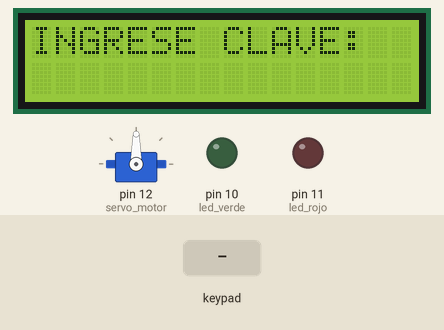
Simulated run of this sketch. Board: Arduino Uno, built with avr-gcc and run on an emulated ATmega328P. Parts: 16×2 character LCD, servo, output pins drawn as LEDs (lit = HIGH). The inputs (shaded band) are chosen by the test bench.

Above: at 1.2 s.
1.3 s: keypad keys 0 0 0 # pressed 0.4 s apart
At 4.4 s:
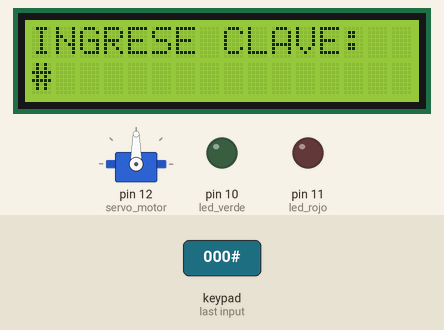
4.7 s: keypad keys 0 0 0 * pressed 0.4 s apart
At 5.6 s:
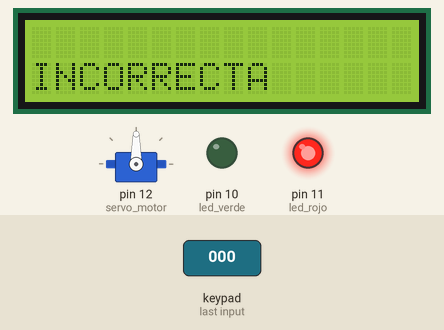
9.3 s: key 'A' pressed
At 9.47 s:
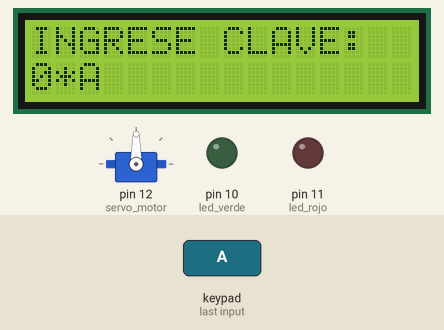
11.0 s: key 'B' pressed
At 12.7 s:
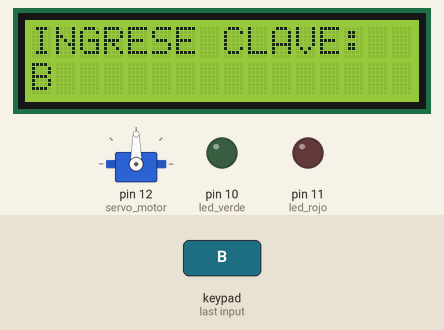
13.3 s: key 'C' pressed
At 14.0 s:
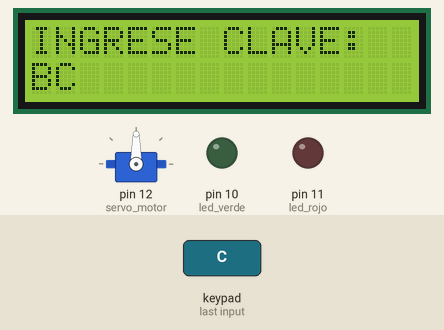
14.9 s: keypad keys 0 0 0 A pressed 0.4 s apart
At 18.28 s:
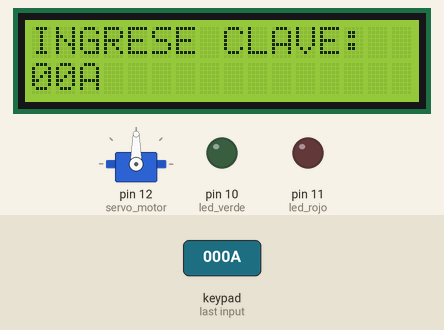
Timing chart, 0 to 20.5 s (numbered marks = the images above; inputs shaded):
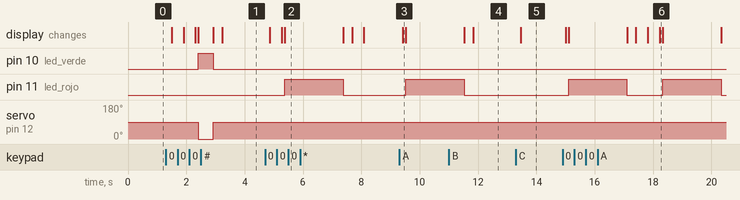

The sketch:

proyecto_21.ino
```cpp
#include <Keypad.h> // GESTOR DE LIBRERIAS
#include <Servo.h>
#include <LiquidCrystal.h>

LiquidCrystal lcd(A0, A1, A2, A3, A4, A5);
Servo servo_motor; // servomotor

const byte filas = 4;
const byte columnas = 4;

char keys[filas][columnas] = {
  {'1', '2', '3', 'A'},
  {'4', '5', '6', 'B'},
  {'7', '8', '9', 'C'},
  {'*', '0', '#', 'D'}
};

byte pinesFilas[filas] = {9, 8, 7, 6};
byte pinesColumnas[columnas] = {5, 4, 3, 2};

Keypad teclado = Keypad(makeKeymap(keys), pinesFilas, pinesColumnas, filas, columnas);

char tecla;
char clave[4];   // 0 1 2 3
char clave_ok[4] = "000";

byte index = 0;

int led_verde = 10;
int led_rojo = 11;

void setup() {
  lcd.begin(16, 2);
  pinMode(led_verde, OUTPUT);
  pinMode(led_rojo, OUTPUT);
  servo_motor.attach(12);
}

void loop() {
  lcd.setCursor(0, 0);
  lcd.print("INGRESE CLAVE:");
  tecla = teclado.getKey();
  delay(100);

  if (tecla) {
    clave[index] = tecla; // 456
    index++;
    lcd.setCursor(0, 1);
    lcd.print(clave);

    delay(100);
  }

  if (index == 3) {

    if (!strcmp(clave, clave_ok)) { // si compara exitosamente 0 = false & 1 = true

      lcd.clear();
      lcd.setCursor(0, 1);
      lcd.print("CORRECTA");
      digitalWrite(led_verde, HIGH);

      servo_motor.write(0);
      delay(500);
      servo_motor.write(90);

      digitalWrite(led_verde, LOW);

      index = 0;
      strcpy(clave, "   ");
      lcd.clear();
    }
    else {

      lcd.clear();
      lcd.setCursor(0, 1);
      lcd.print("INCORRECTA");
      digitalWrite(led_rojo, HIGH);

      delay(2000);

      digitalWrite(led_rojo, LOW);

      index = 0;
      strcpy(clave, "   ");
      lcd.clear();
    }
  }
}
```

Measured:
- after the input at 1.3 s, pin 10 (led_verde): LOW → HIGH after 1.1 s, → LOW 0.50 s later; servo on pin 12 (servo_motor): 90° → 0° after 1.1 s, → 90° 0.50 s later; the display: first changes after 0.20 s (image 1 shows a later state)
- after the input at 4.7 s, pin 11 (led_rojo): LOW → HIGH after 0.67 s, → LOW 2.0 s later; the display: first changes after 0.16 s (image 2 shows a later state)
- after the input at 9.3 s, pin 11 (led_rojo): LOW → HIGH after 0.22 s; the display: changes after 0.12 s (image 3)
- after the input at 11.0 s, the display: first differs from a run without the input after 0.83 s (image 4)
- after the input at 13.3 s, the display: changes after 0.17 s (image 5)
- after the input at 14.9 s, pin 11 (led_rojo): alternates HIGH for 2.0 s and LOW for 1.2 s, starting after 0.20 s; the display: first changes after 0.10 s (image 6 shows a later state)
